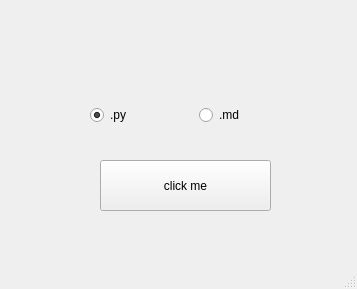
<?xml version="1.0" encoding="UTF-8"?>
<ui version="4.0">
 <class>MainWindow</class>
 <widget class="QMainWindow" name="MainWindow">
  <property name="geometry">
   <rect>
    <x>0</x>
    <y>0</y>
    <width>357</width>
    <height>289</height>
   </rect>
  </property>
  <property name="windowTitle">
   <string>MainWindow</string>
  </property>
  <widget class="QWidget" name="centralwidget">
   <widget class="QWidget" name="horizontalLayoutWidget">
    <property name="geometry">
     <rect>
      <x>90</x>
      <y>80</y>
      <width>211</width>
      <height>71</height>
     </rect>
    </property>
    <layout class="QHBoxLayout" name="horizontalLayout">
     <item>
      <widget class="QRadioButton" name="radio_button_py">
       <property name="text">
        <string>.py</string>
       </property>
       <property name="checked">
        <bool>true</bool>
       </property>
      </widget>
     </item>
     <item>
      <widget class="QRadioButton" name="radio_button_md">
       <property name="text">
        <string>.md</string>
       </property>
      </widget>
     </item>
    </layout>
   </widget>
   <widget class="QPushButton" name="button">
    <property name="geometry">
     <rect>
      <x>100</x>
      <y>160</y>
      <width>171</width>
      <height>51</height>
     </rect>
    </property>
    <property name="text">
     <string>click me</string>
    </property>
   </widget>
  </widget>
  <widget class="QMenuBar" name="menubar">
   <property name="geometry">
    <rect>
     <x>0</x>
     <y>0</y>
     <width>357</width>
     <height>22</height>
    </rect>
   </property>
  </widget>
  <widget class="QStatusBar" name="statusbar"/>
 </widget>
 <resources/>
 <connections/>
</ui>
